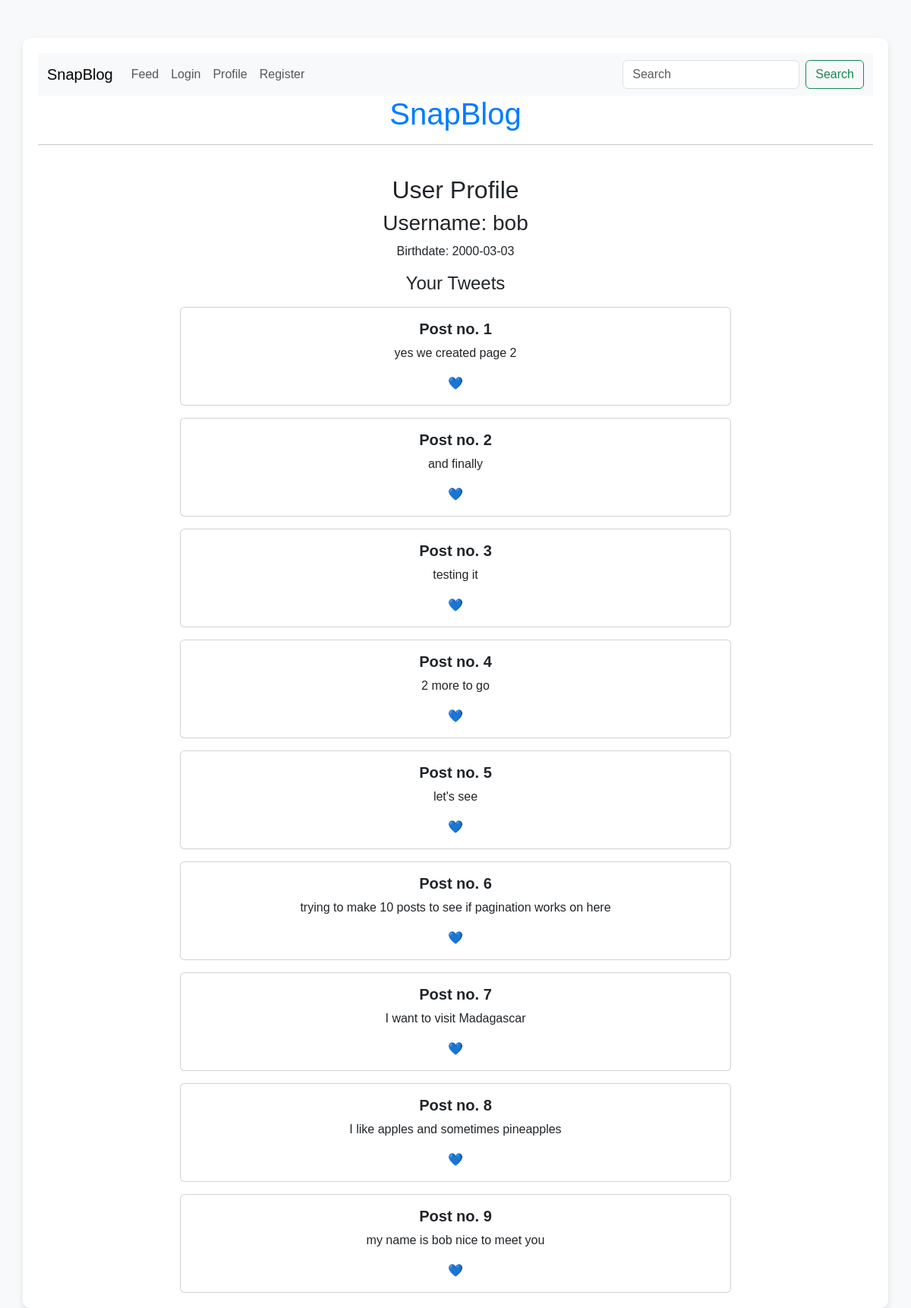
/profile (signed in), run on the app's committed database.
### tables this page shows
CREATE TABLE users 
                    (id INTEGER PRIMARY KEY AUTOINCREMENT, 
                    username TEXT, 
                    password TEXT,
                    birthdate TEXT);

CREATE TABLE tweets
                    (id INTEGER PRIMARY KEY AUTOINCREMENT,
                     users_id INTEGER,
                     content TEXT,
                     likes INTEGER,
                     FOREIGN KEY(users_id) REFERENCES users(id));

### server.py (the view)
@app.route("/profile")
def profile():
    check_loggedin_user()
    if g.user:
        user_id = g.user[0]
        user_data = get_user_by_id(user_id)
        tweets = get_tweets_by_user_id(user_id)
        return render_template('profile.html', user=user_data, tweets=tweets)
    else:
        return redirect(url_for('login'))

### database.py (called while the page is built)
def get_db_connection():
    con = sqlite3.connect('twitter.db')
    return con

def get_user(username):
    con = get_db_connection()
    cursor = con.cursor()
    cursor.execute("SELECT * FROM users WHERE username=?", (username,))
    row = cursor.fetchone()
    return row

def get_user_by_id(user_id):
    con = get_db_connection()
    cursor = con.cursor()
    cursor.execute("SELECT * FROM users WHERE id=?", (user_id,))
    row = cursor.fetchone()
    return row

def get_tweets_by_user_id(user_id):
    con = get_db_connection()
    cursor = con.cursor()
    cursor.execute("SELECT * FROM tweets WHERE users_id=? ORDER BY id DESC", (user_id,))
    result = cursor.fetchall()
    tweets = []
    for row in result:
        tweets.append(row)
    return tweets

### server.py (called while the page is built)
def check_loggedin_user():
    username = session.get("username")
    if username is None:
        g.user = None
    else:
        g.user = get_user(username)

### templates/profile.html
{% extends 'base.html' %}
{% block content %}
    <div class="row">
        <div class="col-md-8 offset-md-2">
            <h2 class="mt-4">User Profile</h2>
            {% if g.user %}
                <h3>Username: {{ g.user[1] }}</h3>
                <p>Birthdate: {{ g.user[3] }}</p>
                <h4 class="mt-3">Your Tweets</h4>
                {% if tweets %}
                    {% for tweet in tweets %}
                        <div class="card mt-3">
                            <div class="card-body">
                                <h5 class="card-title"><b>Post no. {{ loop.index }}</b></h5>
                                <p class="card-text">{{ tweet[2] }}</p>
                                <p class="card-text">
                                    {% if tweet[3] > 0 %}
                                        <span>&#129505;</span>
                                    {% else %}
                                        <span>&#128153;</span>
                                    {% endif %}
                                </p>
                            </div>
                        </div>
                    {% endfor %}
                {% else %}
                    <p>No tweets yet.</p>
                {% endif %}
            {% else %}
                <p>Please <a href="http://127.0.0.1:5000/login">login</a> to view your profile.</p>
            {% endif %}
        </div>
    </div>
{% endblock %}

### templates/base.html (style rules this page uses)
body { background-color: #f8f9fa; font-family: 'Arial', sans-serif; }

### data on the page
users: username "bob", birthdate "2000-03-03"
tweets: content "yes we created page 2"
tweets: content "and finally"
tweets: content "testing it"
tweets: content "2 more to go"
tweets: content "let's see"
tweets: content "trying to make 10 posts to see if pagination works on here"
tweets: content "I want to visit Madagascar"
tweets: content "I like apples and sometimes pineapples"
tweets: content "my name is bob nice to meet you"
